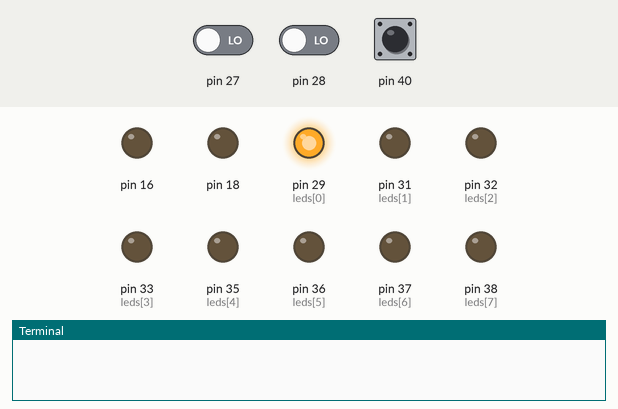
This program was run on a simulated Raspberry Pi (header pin numbers). Shown: output pins drawn as LEDs (lit = HIGH), the last lines printed to the terminal. Inputs (shaded band) come from the test bench; at power-on: pin 27 LOW, pin 28 LOW, pin 40 LOW. At 12.1 s the program stops and its outputs stay as they are.

Above: at 5.0 s.
5.1 s: pin 27 driven HIGH
At 5.5 s:
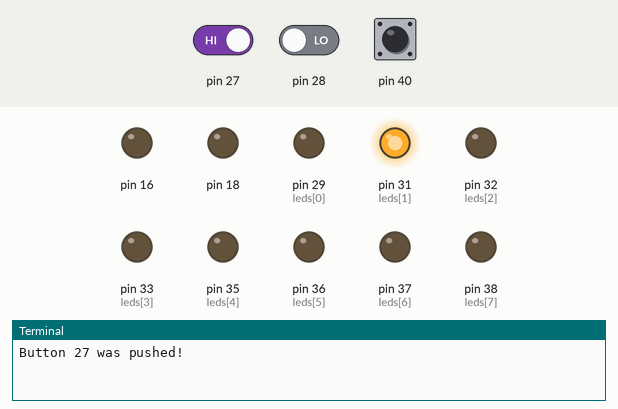
8.1 s: pin 28 driven HIGH
At 9.2 s:
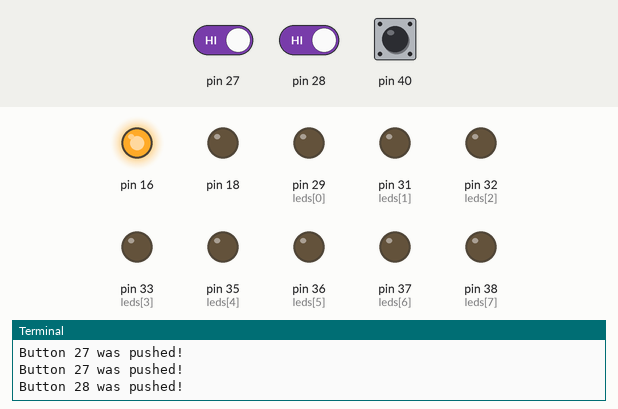
11.1 s: pin 40 pulled HIGH for 3.2 s
At 13.3 s:
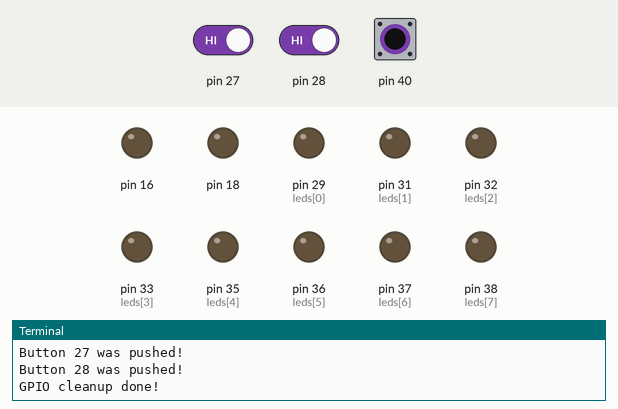
Timing chart, 0 to 13.6 s (numbered marks = the images above; inputs shaded):
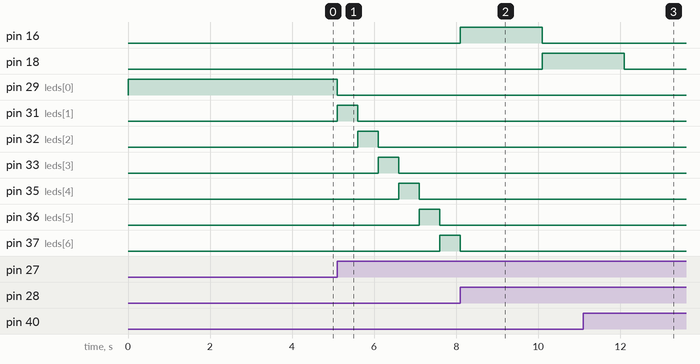

Measured:
- after the input at 5.1 s, pin 29 (leds[0]): HIGH → LOW at once; pin 31 (leds[1]): LOW → HIGH at once, → LOW 0.50 s later; pin 32 (leds[2]): LOW → HIGH after 0.50 s, → LOW 0.50 s later; pin 33 (leds[3]): LOW → HIGH after 1.0 s, → LOW 0.50 s later; pin 35 (leds[4]): LOW → HIGH after 1.5 s, → LOW 0.50 s later
- after the input at 8.1 s, pin 16: LOW → HIGH at once, → LOW 2.0 s later; pin 18: LOW → HIGH after 2.0 s; pin 33 (leds[3]): stays LOW (without the input it goes to HIGH after 2.5 s); pin 35 (leds[4]): stays LOW (without the input it goes to HIGH after 2.0 s); pin 36 (leds[5]): stays LOW (without the input it goes to HIGH after 1.5 s)
- after the input at 11.1 s, pin 16: stays LOW (without the input it goes to HIGH after 1.5 s); pin 18: HIGH → LOW after 1.0 s instead of 1.5 s; pin 38 (leds[7]): stays LOW (without the input it goes to HIGH after 1.0 s)

The program:

ControlGPIOS.py
```python
import RPi.GPIO as GPIO # type: ignore
from time import sleep

GPIO.setmode(GPIO.BOARD)

#pins para leds
GPIO.setup(29, GPIO.OUT)
GPIO.setup(31, GPIO.OUT)
GPIO.setup(32, GPIO.OUT)
GPIO.setup(33, GPIO.OUT)
GPIO.setup(35, GPIO.OUT)
GPIO.setup(36, GPIO.OUT)
GPIO.setup(37, GPIO.OUT)
GPIO.setup(38, GPIO.OUT)


#pins para botones
GPIO.setup(27, GPIO.IN)
GPIO.setup(28, GPIO.IN)
GPIO.setup(40, GPIO.IN, pull_up_down=GPIO.PUD_DOWN)

# pins para motor
GPIO.setup(16, GPIO.OUT)
GPIO.setup(18, GPIO.OUT)

def main():
    leds = [29, 31, 32, 33, 35, 36, 37, 38]
    index = 0;
    flag = False
    GPIO.output(leds[index], GPIO.HIGH)

    while not GPIO.input(40):
        if GPIO.input(27):
            print("Button 27 was pushed!")
            GPIO.output(leds[index], GPIO.LOW)

            if not flag:
                index += 1
            else:
                index -= 1

            if index == len(leds):
                flag = True
                index -= 1
            elif index == 0:
                flag = False

            GPIO.output(leds[index], GPIO.HIGH)
            sleep(0.5)

        if GPIO.input(28):
            for led in leds:
                GPIO.output(led, GPIO.LOW)

            print("Button 28 was pushed!")

            GPIO.output(16, GPIO.HIGH)
            GPIO.output(18, GPIO.LOW)
            sleep(2)
            GPIO.output(16, GPIO.LOW)
            GPIO.output(18, GPIO.HIGH)
            sleep(2)


if __name__ == "__main__":
    try:
        main()
    except KeyboardInterrupt:
        pass
    finally:
        GPIO.cleanup()
        print("GPIO cleanup done!")
```
